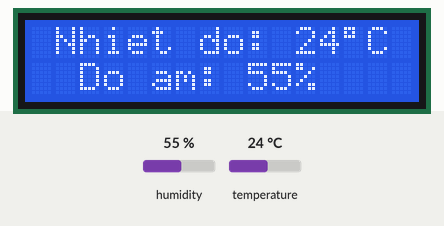
A sketch run on a simulated Arduino Uno, built with avr-gcc and run on an emulated ATmega328P. On the bench: 16×2 character LCD. Inputs (shaded band) come from the test bench; at power-on: humidity 55 %, temperature 24 °C. What the sketch prints to the serial monitor is not drawn.

Above: at 1.2 s.
1.3 s: humidity set to 22 %
At 2.6 s:
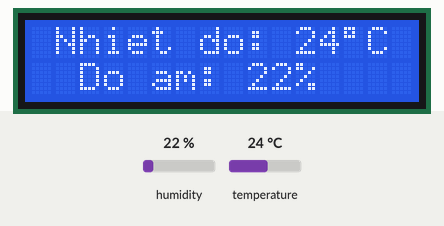
4.0 s: temperature set to 12 °C
At 4.9 s:
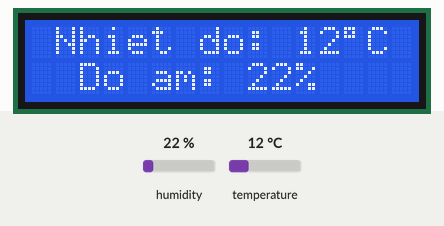
6.7 s: humidity set to 40 %
At 9.3 s:
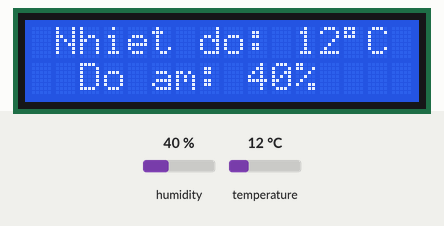
9.8 s: temperature set to 19 °C
At 11.7 s:
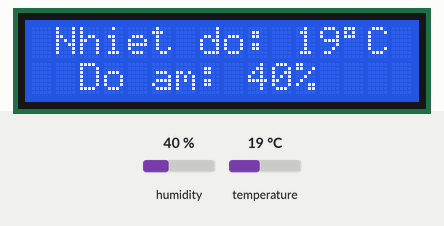
Timing chart, 0 to 13.2 s (numbered marks = the images above; inputs shaded):
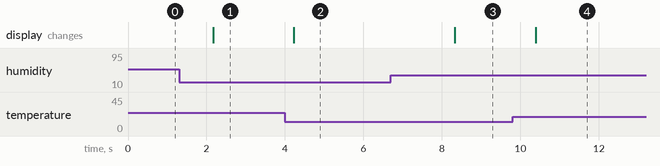

Measured:
- after the input at 1.3 s, the display: changes after 0.87 s (image 1)
- after the input at 4.0 s, the display: changes after 0.23 s (image 2)
- after the input at 6.7 s, the display: changes after 1.6 s (image 3)
- after the input at 9.8 s, the display: changes after 0.58 s (image 4)

The sketch:

ND13_Do_khoang_cach_va_LED_7_doan.ino
```cpp
#include <DHT.h>
#include <LiquidCrystal_I2C.h>
DHT dht(2, DHT11);
LiquidCrystal_I2C lcd(0x27, 16, 2);
int lastTemp = -1;
int lastHum = -1;

void setup() {
  Serial.begin(9600);
  dht.begin();
  lcd.init();
  lcd.backlight();
}

void loop() {
  int h = dht.readHumidity();
  int t = dht.readTemperature();

  if (isnan(t) || isnan(h)) {
    return;
  }

  lcd.setCursor(1, 0);
  lcd.print("Nhiet do: "); lcd.print(t); lcd.print((char)223); lcd.print("C");
  lcd.setCursor(2, 1);
  lcd.print("Do am: "); lcd.print(h); lcd.print("%");

  if (t != lastTemp || h != lastHum) {
    Serial.println("--------------------------");

    Serial.print("Nhiet do do duoc: ");
    Serial.print(t);
    Serial.print((char)223);
    Serial.println("C");

    Serial.print("Do am do duoc: ");
    Serial.print(h);
    Serial.println("%");

    lastTemp = t;
    lastHum = h;
  }

  delay(2000);
}
```
